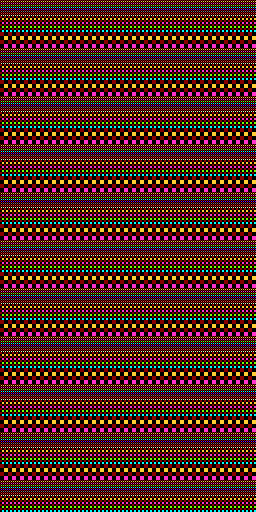

Below is a game level as drawn by its tile map, then a one-line description and the .tmx file that defines it, in full:
An orthogonal 32x32 tile map with 8x16 px tiles, 1 tile layer (l0).

<map version="1.8" tiledversion="1.8.2" orientation="orthogonal" renderorder="right-down" width="32" height="32" tilewidth="8" tileheight="16" infinite="0" nextlayerid="2" nextobjectid="1">
 <tileset firstgid="1" source="8X168BPPT.BIN.tsx" />
 <layer id="1" name="l0" width="32" height="32">
  <data encoding="csv">
2,2,2,2,2,2,2,2,2,2,2,2,2,2,2,2,2,2,2,2,2,2,2,2,2,2,2,2,2,2,2,2,
3,3,3,3,3,3,3,3,3,3,3,3,3,3,3,3,3,3,3,3,3,3,3,3,3,3,3,3,3,3,3,3,
4,4,4,4,4,4,4,4,4,4,4,4,4,4,4,4,4,4,4,4,4,4,4,4,4,4,4,4,4,4,4,4,
2,2,2,2,2,2,2,2,2,2,2,2,2,2,2,2,2,2,2,2,2,2,2,2,2,2,2,2,2,2,2,2,
3,3,3,3,3,3,3,3,3,3,3,3,3,3,3,3,3,3,3,3,3,3,3,3,3,3,3,3,3,3,3,3,
4,4,4,4,4,4,4,4,4,4,4,4,4,4,4,4,4,4,4,4,4,4,4,4,4,4,4,4,4,4,4,4,
2,2,2,2,2,2,2,2,2,2,2,2,2,2,2,2,2,2,2,2,2,2,2,2,2,2,2,2,2,2,2,2,
3,3,3,3,3,3,3,3,3,3,3,3,3,3,3,3,3,3,3,3,3,3,3,3,3,3,3,3,3,3,3,3,
4,4,4,4,4,4,4,4,4,4,4,4,4,4,4,4,4,4,4,4,4,4,4,4,4,4,4,4,4,4,4,4,
2,2,2,2,2,2,2,2,2,2,2,2,2,2,2,2,2,2,2,2,2,2,2,2,2,2,2,2,2,2,2,2,
3,3,3,3,3,3,3,3,3,3,3,3,3,3,3,3,3,3,3,3,3,3,3,3,3,3,3,3,3,3,3,3,
4,4,4,4,4,4,4,4,4,4,4,4,4,4,4,4,4,4,4,4,4,4,4,4,4,4,4,4,4,4,4,4,
2,2,2,2,2,2,2,2,2,2,2,2,2,2,2,2,2,2,2,2,2,2,2,2,2,2,2,2,2,2,2,2,
3,3,3,3,3,3,3,3,3,3,3,3,3,3,3,3,3,3,3,3,3,3,3,3,3,3,3,3,3,3,3,3,
4,4,4,4,4,4,4,4,4,4,4,4,4,4,4,4,4,4,4,4,4,4,4,4,4,4,4,4,4,4,4,4,
2,2,2,2,2,2,2,2,2,2,2,2,2,2,2,2,2,2,2,2,2,2,2,2,2,2,2,2,2,2,2,2,
3,3,3,3,3,3,3,3,3,3,3,3,3,3,3,3,3,3,3,3,3,3,3,3,3,3,3,3,3,3,3,3,
4,4,4,4,4,4,4,4,4,4,4,4,4,4,4,4,4,4,4,4,4,4,4,4,4,4,4,4,4,4,4,4,
2,2,2,2,2,2,2,2,2,2,2,2,2,2,2,2,2,2,2,2,2,2,2,2,2,2,2,2,2,2,2,2,
3,3,3,3,3,3,3,3,3,3,3,3,3,3,3,3,3,3,3,3,3,3,3,3,3,3,3,3,3,3,3,3,
4,4,4,4,4,4,4,4,4,4,4,4,4,4,4,4,4,4,4,4,4,4,4,4,4,4,4,4,4,4,4,4,
2,2,2,2,2,2,2,2,2,2,2,2,2,2,2,2,2,2,2,2,2,2,2,2,2,2,2,2,2,2,2,2,
3,3,3,3,3,3,3,3,3,3,3,3,3,3,3,3,3,3,3,3,3,3,3,3,3,3,3,3,3,3,3,3,
4,4,4,4,4,4,4,4,4,4,4,4,4,4,4,4,4,4,4,4,4,4,4,4,4,4,4,4,4,4,4,4,
2,2,2,2,2,2,2,2,2,2,2,2,2,2,2,2,2,2,2,2,2,2,2,2,2,2,2,2,2,2,2,2,
3,3,3,3,3,3,3,3,3,3,3,3,3,3,3,3,3,3,3,3,3,3,3,3,3,3,3,3,3,3,3,3,
4,4,4,4,4,4,4,4,4,4,4,4,4,4,4,4,4,4,4,4,4,4,4,4,4,4,4,4,4,4,4,4,
2,2,2,2,2,2,2,2,2,2,2,2,2,2,2,2,2,2,2,2,2,2,2,2,2,2,2,2,2,2,2,2,
3,3,3,3,3,3,3,3,3,3,3,3,3,3,3,3,3,3,3,3,3,3,3,3,3,3,3,3,3,3,3,3,
4,4,4,4,4,4,4,4,4,4,4,4,4,4,4,4,4,4,4,4,4,4,4,4,4,4,4,4,4,4,4,4,
2,2,2,2,2,2,2,2,2,2,2,2,2,2,2,2,2,2,2,2,2,2,2,2,2,2,2,2,2,2,2,2,
3,3,3,3,3,3,3,3,3,3,3,3,3,3,3,3,3,3,3,3,3,3,3,3,3,3,3,3,3,3,3,3
</data>
 </layer>
</map>
